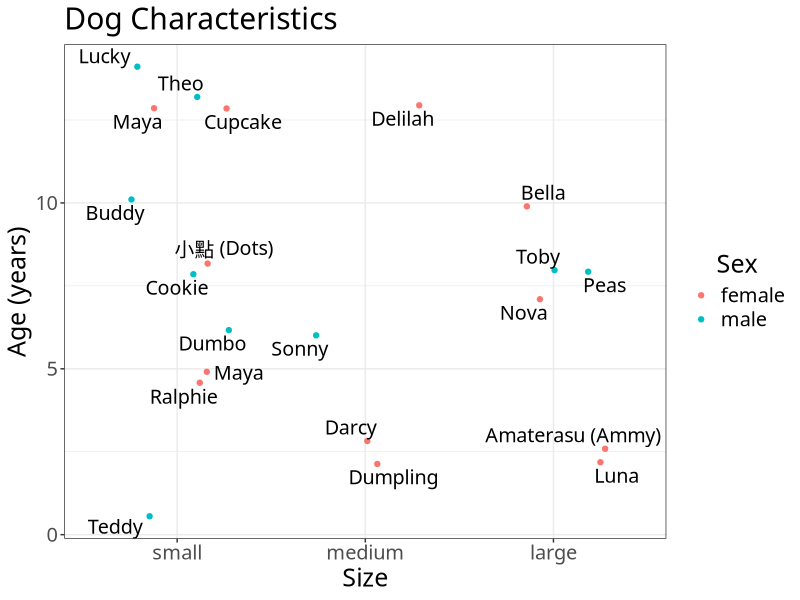

Recreate this plot in R.
## ---- chunk 1
knitr::opts_chunk$set(echo = TRUE)
## ---- chunk 2
library(tidyverse)
library(knitr)
library(ggrepel)
## ---- chunk 3
dogs <- read_csv("dogs/dogs.csv", 
                 col_types = cols(col_character(),
                                  col_character(), 
                                  col_factor(),
                                  col_factor(),
                                  col_double()))
dogs$Size <- fct_relevel(dogs$Size, "small")

## ---- chunk 4
kable(dogs)
## ---- chunk 5
dogs %>%
  filter(Name == "Dumpling") %>%
  kable()
## ---- chunk 6
dogs %>%
  filter(Name == "Cupcake") %>%
  kable()
## ---- chunk 7
dogs %>%
  filter(Name == "Bella") %>%
  kable()
## ---- chunk 8
dogs %>%
  filter(Name == "Nova") %>%
  kable()
## ---- chunk 9
dogs %>%
  filter(Name == "Peas") %>%
  kable()
## ---- chunk 10
dogs %>%
  filter(Name == "Delilah") %>%
  kable()
## ---- chunk 11
dogs %>%
  filter(Name == "Dumbo") %>%
  kable()
## ---- chunk 12
dogs %>%
  filter(Name == "Maya", `Age (years)` == 5) %>%
  kable()
## ---- chunk 13
dogs %>%
  filter(Name == "Toby") %>%
  kable()
## ---- chunk 14
dogs %>%
  filter(Name == "Sonny") %>%
  kable()
## ---- chunk 15
dogs %>%
  filter(Name == "Cookie") %>%
  kable()
## ---- chunk 16
dogs %>%
  filter(Name == "Luna") %>%
  kable()
## ---- chunk 17
dogs %>%
  filter(Name == "Buddy") %>%
  kable()
## ---- chunk 18
dogs %>%
  filter(Name == "Maya", `Age (years)` == 13) %>%
  kable()
## ---- chunk 19
dogs %>%
  filter(Name == "小點 (Dots)") %>%
  kable()
## ---- chunk 20
dogs %>%
  filter(Name == "Teddy") %>%
  kable()
## ---- chunk 21
dogs %>%
  filter(Name == "Darcy") %>%
  kable()
## ---- chunk 22
dogs %>%
  filter(Name == "Theo") %>%
  kable()
## ---- chunk 23
dogs %>%
  filter(Name == "Lucky") %>%
  kable()
## ---- chunk 24
dogs %>%
  filter(Name == "ralphie") %>%
  kable()
## ---- chunk 25
dogs %>%
  filter(Name == "Amaterasu (Ammy)") %>%
  kable()
## ---- chunk 26
dogs %>%
  ggplot(aes(x=Size, y=`Age (years)`, colour = Sex)) +
  geom_jitter(position = position_jitter(width = 0.3, 
                                         seed = 6)) + 
  geom_text_repel(aes(label=Name), 
                  position = position_jitter(width = 0.3, 
                                             seed = 6), 
                  show.legend = FALSE, 
                  colour = "black",
                  family = "STFangsong",
                  size = 5) +
  labs(y = "Age (years)",
       x = "Size",
       title = "Dog Characteristics") +
  theme_bw() +
  theme(text = element_text(size = 18, 
                            family = "STFangsong"),
        legend.title.align = 0.5)
